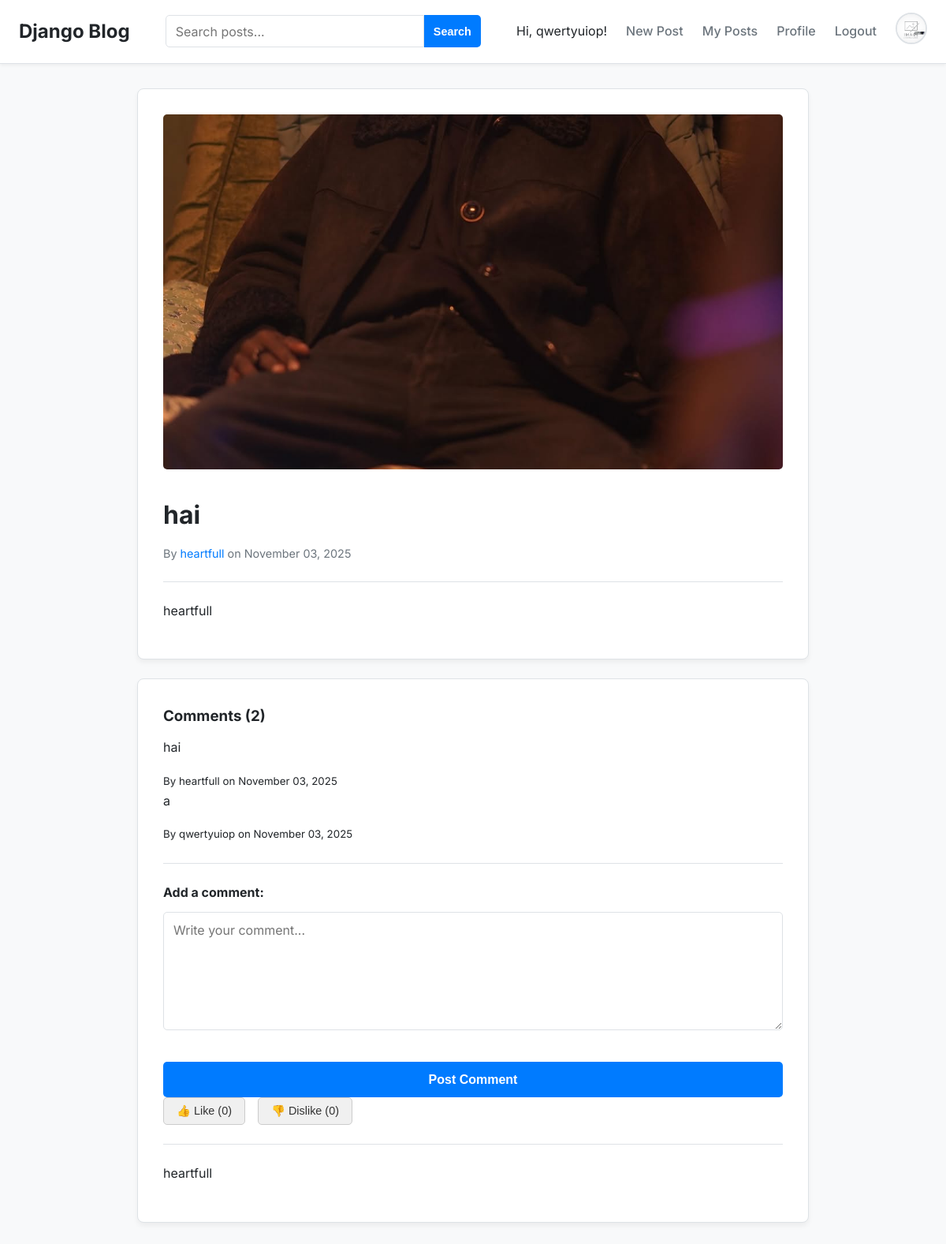
The app's page /post/1/ (signed in) with its own data.
### BlogApp/models.py (models this page shows, shortened)
class Profile(models.Model):
    user = models.OneToOneField(User, on_delete=models.CASCADE)
    profile_pic = models.ImageField(default='default.jpg', upload_to='profile_pics')
    bio = models.TextField(blank=True, null=True, help_text="A short bio about yourself.")
    following = models.ManyToManyField("self", related_name="followers", symmetrical=False, blank=True)

class Post(models.Model):
    author = models.ForeignKey(User, on_delete=models.CASCADE, related_name='posts')
    title = models.CharField(max_length=200)
    content = models.TextField()
    cover_image = models.ImageField(upload_to='post_covers/', blank=True, null=True)
    created_at = models.DateTimeField(auto_now_add=True)
    likes = models.ManyToManyField(User, related_name='blog_post_likes', blank=True)
    dislikes = models.ManyToManyField(User, related_name='blog_post_dislikes', blank=True)
    class Meta:
        ordering = ['-created_at']

class Comment(models.Model):
    post = models.ForeignKey(Post, on_delete=models.CASCADE, related_name='comments')
    author = models.ForeignKey(User, on_delete=models.CASCADE, related_name='comments')
    body = models.TextField()
    created_at = models.DateTimeField(auto_now_add=True)
    class Meta:
        ordering = ['created_at']

### BlogApp/views.py (the view, shortened to what this page needs)
# urls.py: path('post/<int:pk>/', views.PostDetailView.as_view(), name='post_detail'),
class PostDetailView(View):
    def get(self, request, pk, *args, **kwargs):
        post = get_object_or_404(Post, pk=pk)
        comments = post.comments.all()
        comment_form = CommentForm()
        context = {
            'post': post,
            'comments': comments,
            'comment_form': comment_form
        }
        return render(request, 'BlogApp/post_detail.html', context)

### BlogApp/forms.py
class CommentForm(forms.ModelForm):
    class Meta:
        model = Comment
        fields = ['body']
        widgets = {
            'body': forms.Textarea(attrs={'rows': 3, 'placeholder': 'Write your comment...'}),
        }
        labels = {
            'body': ''
        }

### BlogApp/templates/BlogApp/post_detail.html (shortened to what this page needs)
{% extends 'base.html' %}
{% block content %}
<div class="post">
    {% if post.cover_image %}
    <img class="post-detail-cover" src="{{ post.cover_image.url }}" alt="{{ post.title }}'s cover image">
    {% endif %}
    <h1>{{ post.title }}</h1>
<p class="post-meta">
    By <a href="{% url 'public_profile' post.author.username %}">{{ post.author.username }}</a> on {{ post.created_at|date:"F d, Y" }}
</p>
    <hr style="margin: 1.5rem 0;">
    <p>{{ post.content|linebreaks }}</p>
</div>
<div class="post">
    <h3>Comments ({{ comments.count }})</h3>
    {% for comment in comments %}
    <div class="comment">
        <p>{{ comment.body }}</p>
        <small>By {{ comment.author.username }} on {{ comment.created_at|date:"F d, Y" }}</small>
    </div>
    {% empty %}
    <p>No comments yet.</p>
    {% endfor %}
    <hr style="margin: 1.5rem 0;">
    {% if user.is_authenticated %}
    <h4>Add a comment:</h4>
    <form method="POST">
        {{ comment_form.as_p }}
        <button type="submit">Post Comment</button>
    </form>
    {% else %}
    <p><a href="{% url 'login' %}?next={{ request.path }}">Log in</a> to add a comment.</p>
    {% endif %}
    {% if user.is_authenticated %}
    <form class="vote-form" action="{% url 'post_vote' post.pk %}" method="POST">
        <button type="submit" name="vote" value="like"
            class="vote-button {% if user in post.likes.all %}liked{% endif %}">
            &#128077; Like ({{ post.likes.count }})
        </button>
        <button type="submit" name="vote" value="dislike"
            class="vote-button {% if user in post.dislikes.all %}disliked{% endif %}">
            &#128078; Dislike ({{ post.dislikes.count }})
        </button>
    </form>
    {% else %}
    <div class="vote-form">
        <span>&#128077; Likes: {{ post.likes.count }}</span>
        <span>&#128078; Dislikes: {{ post.dislikes.count }}</span>
    </div>
    <p><a href="{% url 'login' %}?next={{ request.path }}">Log in</a> to vote.</p>
    {% endif %}
    <hr style="margin: 1.5rem 0;">
    <p>{{ post.content|linebreaks }}</p>
</div>
{% endblock %}

### BlogApp/templates/base.html (shortened to what this page needs)
<!DOCTYPE html>
<html lang="en">
<head>
    <link href="https://cdnjs.cloudflare.com/ajax/libs/cropperjs/1.6.2/cropper.min.css" rel="stylesheet">
</head>
<body>
    <nav>
        <div class="nav-container">
            <a href="{% url 'post_list' %}" class="nav-logo">Django Blog</a>
            <form action="{% url 'search_results' %}" method="GET" class="nav-search">
                <input type="text" name="q" placeholder="Search posts..." required>
                <button type="submit">Search</button>
            </form>
            <div class="nav-links">
                {% if user.is_authenticated %}
                    <span>Hi, {{ user.username }}!</span>
                    {% for group in user.groups.all %}
                        {% if group.name == 'Writers' %}
                            <a href="{% url 'create_post' %}">New Post</a>
                            <a href="{% url 'my_posts' %}">My Posts</a>
                        {% endif %}
                    {% endfor %}
                    <a href="{% url 'profile' %}">Profile</a>
                    <a href="{% url 'logout' %}">Logout</a>
                    <a href="{% url 'profile' %}">
                        <img class="nav-profile-pic" src="{{ user.profile.profile_pic.url }}" alt="Profile Pic">
                    </a>
                {% else %}
                    <a href="{% url 'login' %}">Login</a>
                    <a href="{% url 'register' %}">Register</a>
                {% endif %}
            </div>
        </div>
    </nav>
    <main class="container">
        {% block content %}
        {% endblock %}
    </main>
</body>
</html>

### BlogApp/templates/base.html (style rules this page uses)
:root { --bg-color: #f8f9fa; --card-bg: #ffffff; --border-color: #dee2e6; --text-color: #212529; --text-light: #6c757d; --accent-color: #007bff; --accent-hover: #0056b3; --danger-color: #dc3545; --font-family: 'Inter', sans-serif; }
* { box-sizing: border-box; margin: 0; padding: 0; }
body { font-family: var(--font-family); background-color: var(--bg-color); color: var(--text-color); line-height: 1.6; padding-top: 80px; }
h1, h2, h3, h4, h5, h6 { margin-bottom: 0.75rem; font-weight: 700; }
p { margin-bottom: 1rem; }
a { color: var(--accent-color); text-decoration: none; transition: color 0.2s ease; }
hr { border: 0; border-top: 1px solid var(--border-color); margin: 1.5rem 0; }
nav { position: fixed; top: 0; left: 0; width: 100%; background-color: var(--card-bg); border-bottom: 1px solid var(--border-color); padding: 1rem 0; box-shadow: 0 2px 4px rgba(0,0,0,0.05); z-index: 1000; }
.nav-container { max-width: 1200px; margin: 0 auto; padding: 0 1.5rem; display: flex; justify-content: space-between; align-items: center; }
.nav-logo { font-size: 1.5rem; font-weight: 700; color: var(--text-color); text-decoration: none; }
.nav-links { display: flex; gap: 1.5rem; align-items: center; }
.nav-links a { color: var(--text-light); font-weight: 500; }
.nav-profile-pic { width: 40px; height: 40px; border-radius: 50%; object-fit: cover; border: 2px solid var(--border-color); }
.container { max-width: 900px; margin: 2rem auto; padding: 0 1.5rem; }
.post, .form-container { background-color: var(--card-bg); border: 1px solid var(--border-color); border-radius: 8px; padding: 2rem; margin-bottom: 1.5rem; box-shadow: 0 4px 6px rgba(0,0,0,0.05); }
.post-meta { color: var(--text-light); font-size: 0.9rem; margin-bottom: 1rem; }
button, .button { display: inline-block; width: 100%; padding: 0.85rem; border: none; border-radius: 5px; background-color: var(--accent-color); color: white; font-size: 1rem; font-weight: 700; cursor: pointer; text-align: center; text-decoration: none; transition: background-color 0.2s ease-in-out; }
input[type="text"], input[type="password"], input[type="email"], input[type="file"], textarea { width: 100%; padding: 0.75rem; margin-bottom: 1rem; border: 1px solid var(--border-color); border-radius: 5px; font-family: 'Inter', sans-serif; font-size: 1rem; }
textarea { min-height: 150px; resize: vertical; }
.post-detail-cover { width: 100%; max-height: 450px; height: auto; object-fit: cover; border-radius: 5px; margin-bottom: 1.5rem; }
.vote-form { display: flex; gap: 1rem; align-items: center; margin-bottom: 1.5rem; }
.vote-button { background-color: #f0f0f0; color: #333; border: 1px solid #ccc; padding: 0.5rem 1rem; border-radius: 5px; cursor: pointer; font-size: 0.9rem; font-weight: 500; transition: all 0.2s ease; width: auto; }
.nav-search { display: none; }
@media (min-width: 768px) { .nav-search { display: flex; flex-grow: 1; max-width: 400px; margin: 0 1.5rem; } }
@media (min-width: 768px) { .nav-search input[type="text"] { width: 100%; padding: 0.6rem 0.75rem; margin-bottom: 0; border-top-right-radius: 0; border-bottom-right-radius: 0; } }
@media (min-width: 768px) { .nav-search button { padding: 0.6rem 0.75rem; border-top-left-radius: 0; border-bottom-left-radius: 0; width: auto; font-size: 0.9rem; } }

### records on screen
Post: cover_image (picture), title "hai", author.username "heartfull", created_at "November 03, 2025", content "heartfull", count "2", likes.count "0", dislikes.count "0"
Comment: body "hai", author.username "heartfull", created_at "November 03, 2025"
Comment: body "a", author.username "qwertyuiop", created_at "November 03, 2025"

### other values on screen
{{ user.username }} "qwertyuiop"
